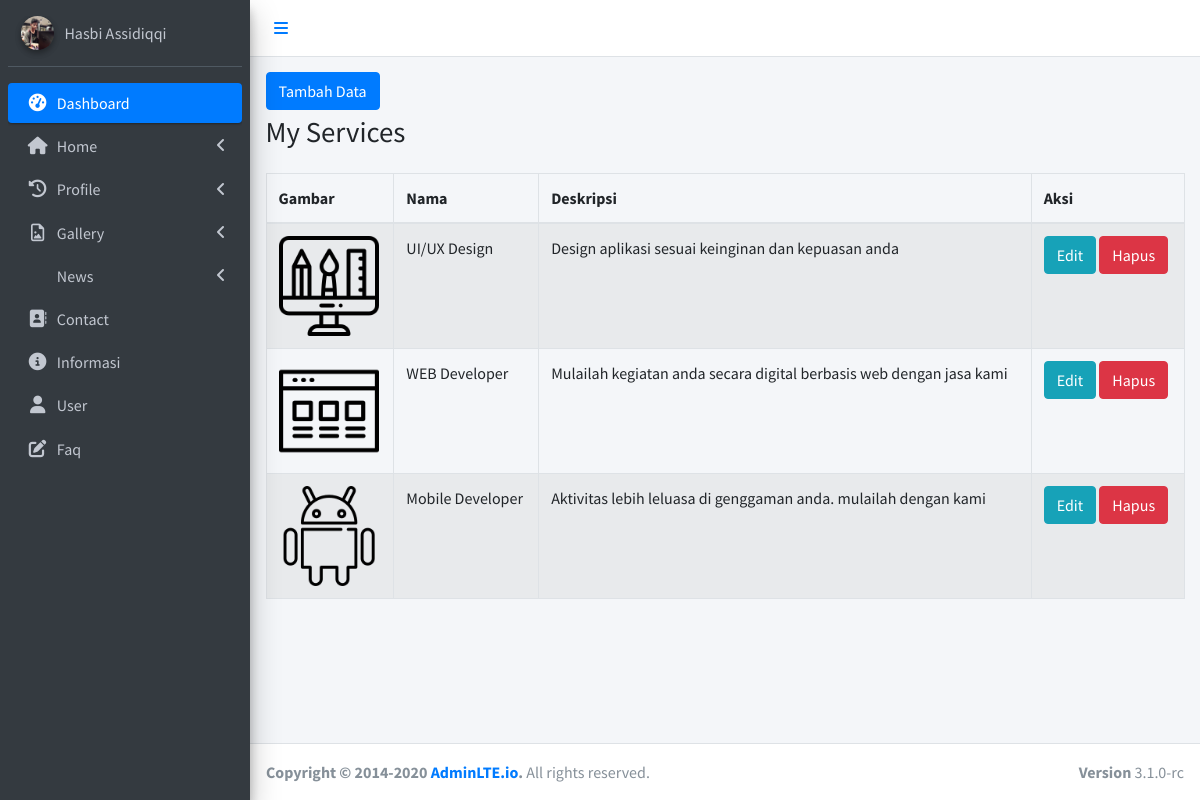
The page /admin/my-services.php on the database its author committed.
### tables this page shows
CREATE TABLE `my_services` (
  `id` int(11) NOT NULL,
  `gambar` varchar(255) NOT NULL,
  `nama` varchar(255) NOT NULL,
  `deskripsi` varchar(255) NOT NULL
);

### admin/my-services.php (the view, shortened to what this page needs)
<!DOCTYPE html>
<html lang="en">
<head>
    <?php require_once 'link.php'; ?>
</head>
<body class="hold-transition sidebar-mini layout-fixed">
    <div class="wrapper">
        <?php include 'header.php'; ?>
        <aside class="main-sidebar sidebar-dark-primary elevation-4">
            <div class="sidebar">
                <div class="user-panel mt-3 pb-3 mb-3 d-flex">
                    <div class="image">
                        <img src="images/profile.png" class="img-circle elevation-2" alt="User Image">
                    </div>
                    <div class="info">
                        <a href="#" class="d-block">Hasbi Assidiqqi</a>
                    </div>
                </div>
                <nav class="mt-2">
                    <ul class="nav nav-pills nav-sidebar flex-column" data-widget="treeview" role="menu"
                        data-accordion="false">
                        <li class="nav-item menu-open">
                            <a href="index.php" class="nav-link active">
                                <i class="nav-icon fas fa-tachometer-alt"></i>
                                <p>
                                    Dashboard
                                </p>
                            </a>
                        </li>
                        <li class="nav-item">
                            <a href="#" class="nav-link">
                                <i class="nav-icon fas fa-home"></i>
                                <p>
                                    Home
                                    <i class="fas fa-angle-left right"></i>
                                </p>
                            </a>
                        </li>
                        <li class="nav-item">
                            <a href="#" class="nav-link">
                                <i class="nav-icon fas fa-history"></i>
                                <p>
                                    Profile
                                    <i class="right fas fa-angle-left"></i>
                                </p>
                            </a>
                        </li>
                        <li class="nav-item">
                            <a href="#" class="nav-link">
                                <i class="nav-icon fa fa-file-image-o"></i>
                                <p>
                                    Gallery
                                    <i class="fas fa-angle-left right"></i>
                                </p>
                            </a>
                        </li>
                        <li class="nav-item">
                            <a href="news.php" class="nav-link">
                                <p>
                                    News
                                    <i class="fas fa-angle-left right"></i>
                                </p>
                            </a>
                        </li>
                        <li class="nav-item">
                            <a href="contact.php" class="nav-link">
                                <i class="nav-icon fas fa-address-book"></i>
                                <p>
                                    Contact
                                </p>
                            </a>
                        </li>
                        <li class="nav-item">
                            <a href="information.php" class="nav-link">
                                <i class="nav-icon fas fa fa-info-circle"></i>
                                <p>
                                    Informasi
                                </p>
                            </a>
                        </li>
                        <li class="nav-item">
                            <a href="user.php" class="nav-link">
                                <i class="nav-icon fas fa-user"></i>
                                <p>
                                    User
                                </p>
                            </a>
                        </li>
                        <li class="nav-item">
                            <a href="faq.php" class="nav-link">
                                <i class="nav-icon fas fa-edit"></i>
                                <p>
                                    Faq
                                </p>
                            </a>
                        </li>
                    </ul>
                </nav>
            </div>
        </aside>
        <div class="content-wrapper">
            <div class="content-header">
                <div class="container-fluid">
                    <a href="create-my-services.php" class="btn btn-primary" style="margin-bottom:5px;">Tambah Data</a>
                    <div class="row mb-2">
                        <div class="col-sm-6">
                            <h1 class="m-0">My Services</h1>
                        </div>
                    </div>
                </div>
            </div>
            <section class="content">
                <div class="container-fluid">
                    <div class="row">
                        <div class="col-md-12">
                            <div class="panel-body">
                                <div class="table-responsive">
                                    <table class="table table-striped table-bordered table-hover">
                                        <thead>
                                            <tr>
                                                <th>Gambar</th>
                                                <th>Nama</th>
                                                <th>Deskripsi</th>
                                                <th>Aksi</th>
                                            </tr>
                                        </thead>
                                        <tbody>
                                            <?php
                                        $koneksi = koneksiUts();
                                        $data = mysqli_query($koneksi, "SELECT * FROM my_services ORDER BY id ASC");
                                        while ($row = mysqli_fetch_array($data)){
                                        ?>
                                            <tr>
                                                <td><img src="images/<?= $row['gambar'];?>" alt="" height="100px">
                                                </td>
                                                <td><?= $row['nama'];?></td>
                                                <td><?= $row['deskripsi'];?></td>
                                                <td>
                                                    <a href="update-my-services.php?&id=<?= $row["id"]; ?>"
                                                        class="btn btn-info">Edit</a>
                                                    <a href="hapus-my-services.php?&id=<?= $row["id"];?>"
                                                        class="btn btn-danger"
                                                        onclick="return confirm('yakin data dihapus');">Hapus</a>
                                                </td>
                                            </tr>
                                            <?php $i++;
                                            }
                                            ?>
                                        </tbody>
                                    </table>
                                </div>
                            </div>
                        </div>
                    </div>
                </div>
            </section>
        </div>
        <?php include 'footer.php'; ?>
    </div>
</body>
</html>

### rows shown on the page
my_services: gambar (picture), nama "UI/UX Design", deskripsi "Design aplikasi sesuai keinginan dan kepuasan anda"
my_services: gambar (picture), nama "WEB Developer", deskripsi "Mulailah kegiatan anda secara digital berbasis web dengan jasa kami"
my_services: gambar (picture), nama "Mobile Developer", deskripsi "Aktivitas lebih leluasa di genggaman anda. mulailah dengan kami"
